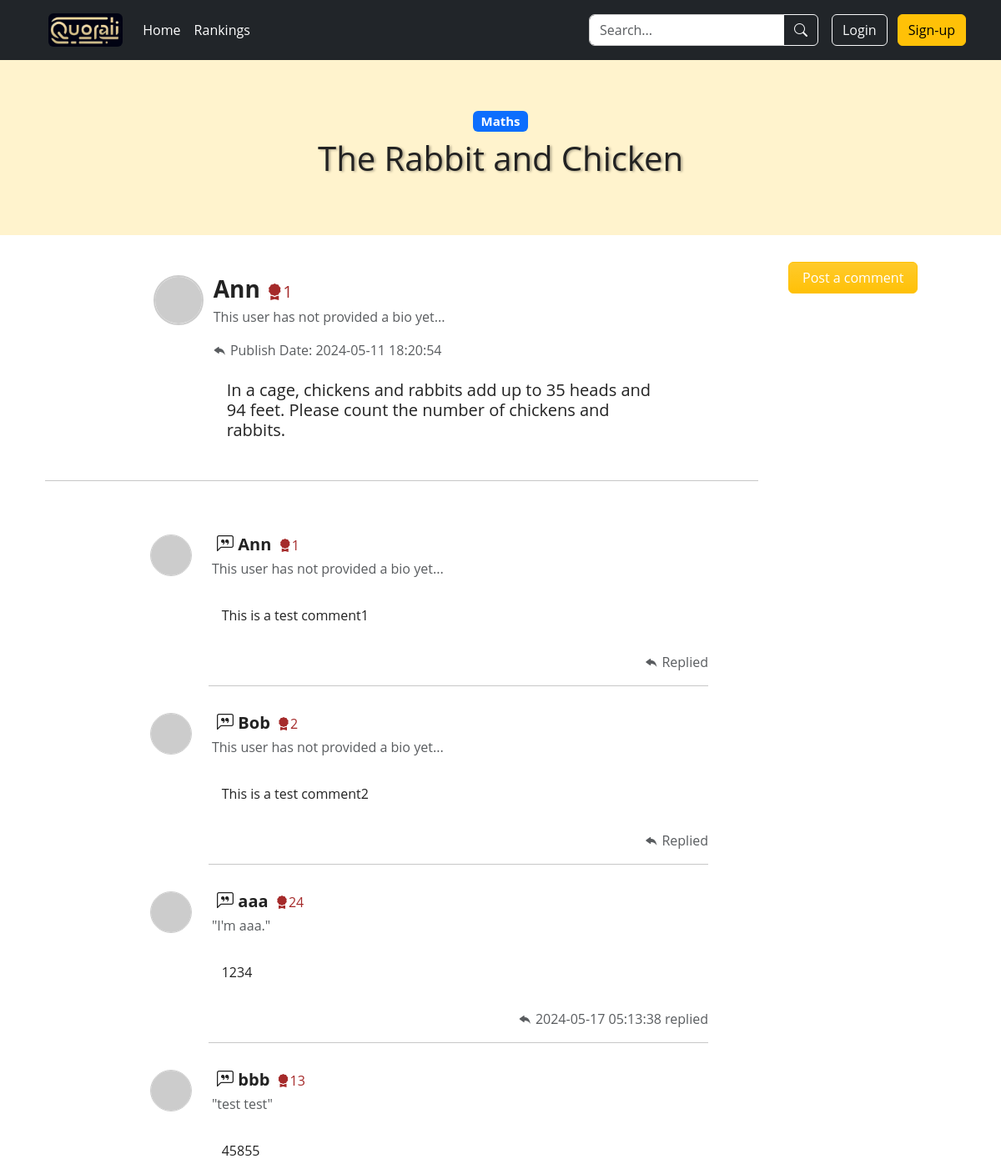
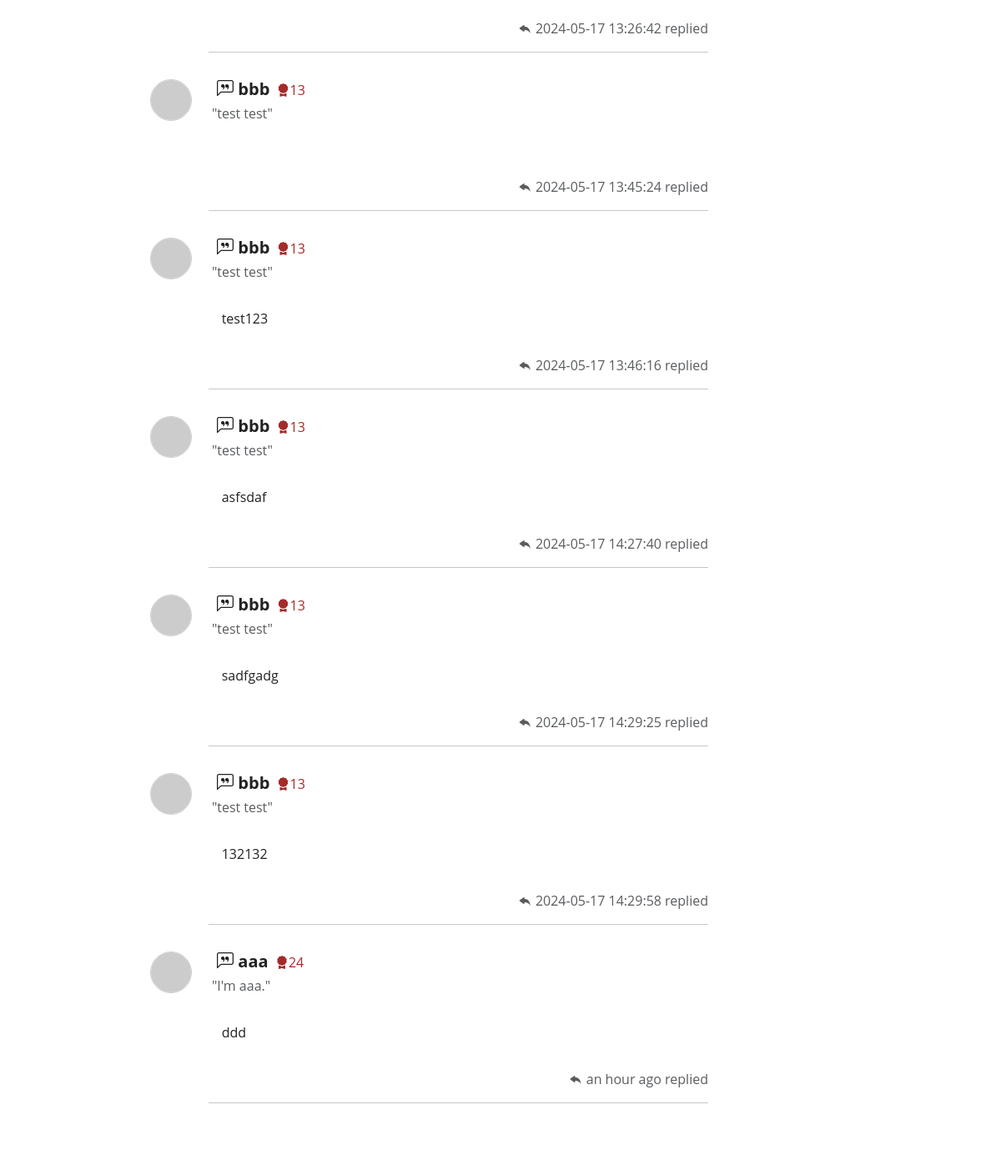
The app's page /post-details/1 with its own data (2 pictures, top to bottom).
### app/models.py (models this page shows, shortened)
class Category(db.Model):
    id = db.Column(db.Integer, primary_key=True)
    name = db.Column(db.String(32), unique=True)
    iconClass = db.Column(db.String(32))
    posts = db.relationship('Post', backref='category', lazy='dynamic')

class Post(db.Model):
    id = db.Column(db.Integer, primary_key=True)
    title = db.Column(db.String(64))
    body = db.Column(db.String(1024))
    timestamp = db.Column(db.DateTime, index=True, default=datetime.now)
    author_id = db.Column(db.Integer, db.ForeignKey('user.id'), index=True)
    category_id = db.Column(db.Integer, db.ForeignKey('category.id'), index=True)
    comments = db.relationship('Comment', backref='post', lazy='dynamic')
    is_solved = db.Column(db.Boolean, default=False)

class User(db.Model, UserMixin):
    id = db.Column(db.Integer, primary_key=True)
    username = db.Column(db.String(16), index=True, unique=True)
    email = db.Column(db.String(64), index=True, unique=True)
    password_hash = db.Column(db.String(256))
    credit = db.Column(db.Integer, default=0)
    bio = db.Column(db.String(1024))
    posts = db.relationship('Post', backref='author', lazy=True)
    comments = db.relationship('Comment', backref='author', lazy='dynamic')

class Comment(db.Model):
    id = db.Column(db.Integer, primary_key=True)
    body = db.Column(db.String(1024))
    timestamp = db.Column(db.DateTime, default=datetime.now)
    author_id = db.Column(db.Integer, db.ForeignKey('user.id'), index=True)
    post_id = db.Column(db.Integer, db.ForeignKey('post.id'), index=True)

### app/routes.py (the view, shortened to what this page needs)
@app.route('/post-details/<int:post_id>', methods=['GET', 'POST'])
def postDetails(post_id):
    if request.method == 'GET':
        post = Post.query.get_or_404(post_id)
        comments = Comment.query.filter_by(post_id=post_id).all()
        return render_template("post-details.html", post=post, comments=comments, user=current_user)

### app/templates/post-details.html (shortened to what this page needs)
{% extends "base.html" %}
{% block style %}
<link rel="stylesheet" href="{{ url_for('static', filename='css/post-details.css') }}">
{% endblock %}
{% block main %}
<div class="post-details-body">
    <div class="header">
        <h5><span id="categoryTag" class="badge" data-category-id="{{ post.category.id }}">{{ post.category.name }}</span></h5>
        <h1 class="danger-text post-title">{{ post.title }}</h1>
    </div>
    <div class="container">
        <div class="row clearfix">
            <div class="col-md-9 column">
                <div class="row clearfix mt-5">
                        <div class="col-md-1 offset-md-2">
                            <img alt="Avatar" src='https://robohash.org/{{ post.author.email }}' class="rounded-circle" style="width: 60px; height: 60px; border: rgba(0, 0, 0, 0.2) 2.5px solid;" />
                        </div>
                        <div class="col-md-9">
                            <div>
                                <h3 class="--bs-danger-bg-subtle" style="display: inline;"><b> {{post.author.username}} </b></h3>
                                <h5 style="display: inline; color:brown;"><i class="bi bi-award-fill"></i>{{ post.author.credit }}</h5>
                            </div>
                            {% if post.author.bio %}
                            <p class="text-muted mt-1">"{{ post.author.bio }}"</p>
                            {% else %}
                            <p class="text-muted mt-1">This user has not provided a bio yet...</p>
                            {% endif %}
                            {% if post.timestamp %}
                            <div class="text-muted">
                                <i class="bi bi-reply-fill"></i>
                                Publish Date: <span id="humanTimestamp_{{ post.id }}"></span></div>
                            {% endif %}
                            <div class="author-content p-3  mt-2" style="max-width: 90%; overflow-y: auto;">
                                <h5>{{post.body}}</h5>
                            </div>
                        </div>
                        <hr class="mt-4 mx-4 mb-5">
                </div>
                <div class="row clearfix mb-5">
                    {% if comments %}
                    {% for comment in comments %}
                    <div class="row mt-3" id={{comment.id}}>
                        <div class="col-md-1 offset-md-2">
                            <img alt="Avatar" src='https://robohash.org/{{ comment.author.email }}' class="rounded-circle" style="width: 50px; height: 50px; border: rgba(0, 0, 0, 0.2) 1.5px solid;" />
                        </div>
                        <div class="col-md-9">
                            <div>
                                <h5 class="--bs-danger-bg-subtle" style="display: inline;">
                                    <i class="bi bi-chat-left-quote"></i>
                                    <b>{{comment.author.username}}</b></h5>
                                <span style="display: inline; color: brown;">&nbsp;<i class="bi bi-award-fill"></i>{{ comment.author.credit }}</span>
                            </div>
                                {% if comment.author.bio %}
                                <p class="text-muted mt-1">&nbsp;"{{ comment.author.bio }}"</p>
                                {% else %}
                                <p class="text-muted mt-1">&nbsp;This user has not provided a bio yet...</p>
                                {% endif %}
                            <div class="author-content p-3 mt-2" style="max-width: 90%; overflow-y: auto;">
                                <p>{{ comment.body }}</p>
                            </div>
                            <div class="text-muted" style="text-align: right;">
                                <i class="bi bi-reply-fill"></i>
                                {% if comment.timestamp %}
                                <span id="humanTimestamp_{{ comment.id }}"></span> replied
                                {% else %}
                                Replied
                                {% endif %}
                            </div>
                            <hr>
                        </div>
                    </div>
                    {% endfor %}
                    {% endif %}
                </div>
            </div>
            <div class="col-md-3 column">
                <button type="button" class="btn btn-warning bg-gradient text-white px-3 mx-5 sticky-btn" data-bs-toggle="modal"
                data-bs-target="#ModalComment" id="newcommentBtn">Post a comment
            </button>
           </div>
        </div>
    </div>
            {% endblock %}

### app/static/css/base.css (style rules this page uses)
* { box-sizing: border-box; margin: 0; padding: 0; }
body { font-family: 'Open Sans', sans-serif; color: #222; overflow-x: hidden; }

### app/static/css/post-details.css (style rules this page uses)
.post-details-body { margin-top: 3.5rem; padding-top: 1rem; padding-bottom: 1rem; }
.header { background-color: var(--bs-warning-bg-subtle); color: var(--bs-warning-rgb); padding: 60px 0; text-align: center; }
.post-title { text-shadow: 2px 1px 3px rgba(0, 0, 0, 0.304); }
.mt-2 { margin-top: 2rem; }
.author-content { max-height: 300px; overflow-y: auto; }
.sticky-btn { position: relative; z-index: 1000; margin-top: 2rem; }

### records on screen
Category: category.name "Maths"
Post: title "The Rabbit and Chicken", body "In a cage, chickens and rabbits add up to 35 heads and 94 feet. Please count the number of chickens and rabbits."
User: author.username "Ann", author.credit "1"
Comment: author.username "Ann", author.credit "1", shows "This user has not provided a bio yet...", body "This is a test comment1", shows "Replied"
Comment: author.username "Bob", author.credit "2", shows "This user has not provided a bio yet...", body "This is a test comment2", shows "Replied"
Comment: author.username "aaa", author.credit "24", author.bio "I'm aaa.", body "1234"
Comment: author.username "bbb", author.credit "13", author.bio "test test", body "45855"
Comment: author.username "bbb", author.credit "13", author.bio "test test"
Comment: author.username "bbb", author.credit "13", author.bio "test test", body "test123"
Comment: author.username "bbb", author.credit "13", author.bio "test test", body "asfsdaf"
Comment: author.username "bbb", author.credit "13", author.bio "test test", body "sadfgadg"
Comment: author.username "bbb", author.credit "13", author.bio "test test", body "132132"
Comment: author.username "aaa", author.credit "24", author.bio "I'm aaa.", body "ddd"
